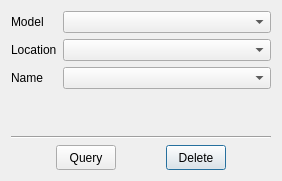
<?xml version="1.0" encoding="UTF-8"?>
<ui version="4.0">
 <class>DialogDeleteProperty</class>
 <widget class="QDialog" name="DialogDeleteProperty">
  <property name="geometry">
   <rect>
    <x>0</x>
    <y>0</y>
    <width>282</width>
    <height>181</height>
   </rect>
  </property>
  <property name="minimumSize">
   <size>
    <width>250</width>
    <height>0</height>
   </size>
  </property>
  <property name="windowTitle">
   <string>Delete Property</string>
  </property>
  <layout class="QVBoxLayout" name="verticalLayout">
   <item>
    <layout class="QFormLayout" name="formLayout">
     <item row="1" column="0">
      <widget class="QLabel" name="labelPropertyLocation">
       <property name="text">
        <string>Location</string>
       </property>
      </widget>
     </item>
     <item row="1" column="1">
      <widget class="QComboBox" name="comboBoxPropertyLocations">
       <property name="minimumSize">
        <size>
         <width>200</width>
         <height>0</height>
        </size>
       </property>
      </widget>
     </item>
     <item row="2" column="0">
      <widget class="QLabel" name="labelPropertyName">
       <property name="text">
        <string>Name</string>
       </property>
      </widget>
     </item>
     <item row="2" column="1">
      <widget class="QComboBox" name="comboBoxPropertyNames">
       <property name="minimumSize">
        <size>
         <width>200</width>
         <height>0</height>
        </size>
       </property>
      </widget>
     </item>
     <item row="0" column="0">
      <widget class="QLabel" name="labelModel">
       <property name="text">
        <string>Model</string>
       </property>
      </widget>
     </item>
     <item row="0" column="1">
      <widget class="QComboBox" name="comboBoxModels">
       <property name="minimumSize">
        <size>
         <width>200</width>
         <height>0</height>
        </size>
       </property>
      </widget>
     </item>
    </layout>
   </item>
   <item>
    <widget class="Line" name="line">
     <property name="orientation">
      <enum>Qt::Horizontal</enum>
     </property>
    </widget>
   </item>
   <item>
    <layout class="QHBoxLayout" name="horizontalLayout">
     <item>
      <spacer name="horizontalSpacer">
       <property name="orientation">
        <enum>Qt::Horizontal</enum>
       </property>
       <property name="sizeHint" stdset="0">
        <size>
         <width>40</width>
         <height>20</height>
        </size>
       </property>
      </spacer>
     </item>
     <item>
      <widget class="QPushButton" name="queryButton">
       <property name="sizePolicy">
        <sizepolicy hsizetype="Fixed" vsizetype="Fixed">
         <horstretch>0</horstretch>
         <verstretch>0</verstretch>
        </sizepolicy>
       </property>
       <property name="minimumSize">
        <size>
         <width>60</width>
         <height>25</height>
        </size>
       </property>
       <property name="maximumSize">
        <size>
         <width>60</width>
         <height>25</height>
        </size>
       </property>
       <property name="text">
        <string>Query</string>
       </property>
       <property name="default">
        <bool>false</bool>
       </property>
      </widget>
     </item>
     <item>
      <spacer name="horizontalSpacer_3">
       <property name="orientation">
        <enum>Qt::Horizontal</enum>
       </property>
       <property name="sizeHint" stdset="0">
        <size>
         <width>40</width>
         <height>20</height>
        </size>
       </property>
      </spacer>
     </item>
     <item>
      <widget class="QPushButton" name="deleteButton">
       <property name="sizePolicy">
        <sizepolicy hsizetype="Fixed" vsizetype="Fixed">
         <horstretch>0</horstretch>
         <verstretch>0</verstretch>
        </sizepolicy>
       </property>
       <property name="minimumSize">
        <size>
         <width>60</width>
         <height>25</height>
        </size>
       </property>
       <property name="maximumSize">
        <size>
         <width>60</width>
         <height>25</height>
        </size>
       </property>
       <property name="text">
        <string>Delete</string>
       </property>
       <property name="default">
        <bool>true</bool>
       </property>
      </widget>
     </item>
     <item>
      <spacer name="horizontalSpacer_2">
       <property name="orientation">
        <enum>Qt::Horizontal</enum>
       </property>
       <property name="sizeHint" stdset="0">
        <size>
         <width>40</width>
         <height>20</height>
        </size>
       </property>
      </spacer>
     </item>
    </layout>
   </item>
  </layout>
 </widget>
 <layoutdefault spacing="6" margin="11"/>
 <tabstops>
  <tabstop>comboBoxModels</tabstop>
  <tabstop>comboBoxPropertyLocations</tabstop>
  <tabstop>comboBoxPropertyNames</tabstop>
  <tabstop>queryButton</tabstop>
  <tabstop>deleteButton</tabstop>
 </tabstops>
 <resources/>
 <connections/>
</ui>
